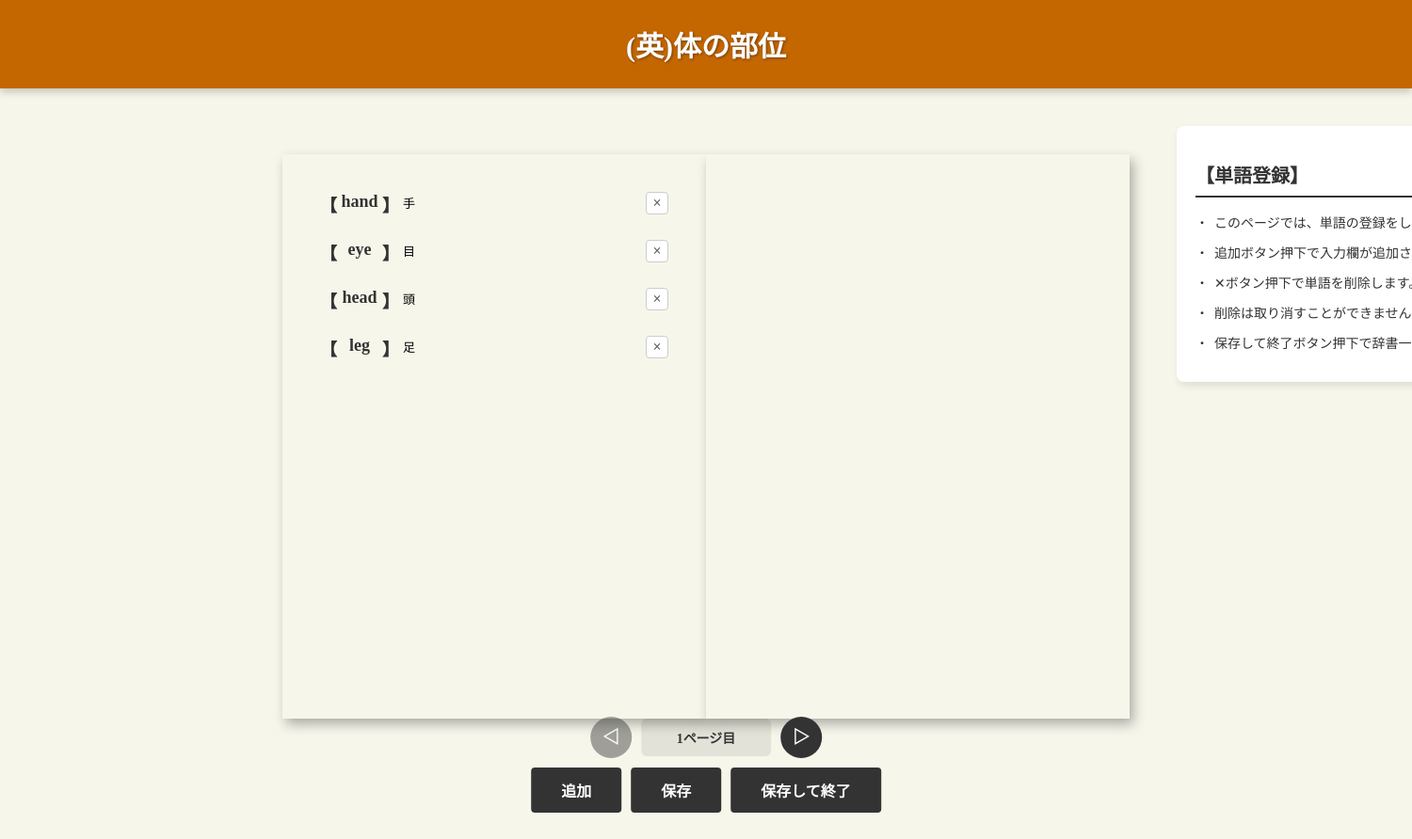
/add-words/4/0, run on the app's committed database.
### app/models.py (models this page shows, shortened)
class Dictionary(db.Model):
    __tablename__ = "dictionaries"
    id = db.Column(db.Integer, primary_key=True)
    title = db.Column(db.String(100))
    cover_color = db.Column(db.String(20))
    created_at = db.Column(db.DateTime, nullable=False, default=datetime.utcnow)
    updated_at = db.Column(db.DateTime, nullable=False, default=datetime.utcnow, onupdate=datetime.utcnow)
    is_favorite = db.Column(db.Boolean, nullable=False, default=False)

class Word(db.Model):
    __tablename__ = "words"
    id = db.Column(db.Integer, primary_key=True)
    word = db.Column(db.String(100))
    definition = db.Column(db.Text)
    line_count = db.Column(db.Integer)
    page_index = db.Column(db.Integer)
    dictionary_id = db.Column(db.Integer, db.ForeignKey("dictionaries.id", ondelete="CASCADE"), nullable=False)

### app/routes.py (the view)
@main.route('/add-words/<int:dictionary_id>/<int:page>')
def add_words(dictionary_id, page):
    dictionary = Dictionary.query.get(dictionary_id)
    if not dictionary:
        return redirect(url_for('main.index'))
    reflow_dictionary_words(dictionary_id)
    cover_color = dictionary.cover_color
    words = (Word.query
            .filter_by(dictionary_id=dictionary_id, page_index=page)
            .order_by(Word.id)
            .all())
    left_words = []
    right_words = []
    left_lines = 0
    right_lines = 0
    for word in words:
        lines = 1 + (word.line_count or 2)
        if left_lines + lines <= MAX_LINES_PER_PAGE:
            left_words.append(word)
            left_lines += lines
        elif right_lines + lines <= MAX_LINES_PER_PAGE:
            right_words.append(word)
            right_lines += lines
        else:
            right_words.append(word)
    return render_template('add_words.html',
                            dictionary=dictionary,
                            cover_color=cover_color,
                            page=page,
                            left_words=left_words,
                            right_words=right_words)

### app/routes.py (called while the page is built)
def reflow_dictionary_words(dictionary_id: int):
    words = Word.query.filter_by(dictionary_id=dictionary_id).order_by(Word.id).all()
    page_index = 0
    left_lines = 0
    right_lines = 0
    for word in words:
        lines = 1 + (word.line_count or 2)
        if left_lines + lines <= MAX_LINES_PER_PAGE:
            word.page_index = page_index
            left_lines += lines
        elif right_lines + lines <= MAX_LINES_PER_PAGE:
            word.page_index = page_index
            right_lines += lines
        else:
            page_index += 1
            left_lines = lines
            right_lines = 0
            word.page_index = page_index
    db.session.commit()

### app/templates/add_words.html (shortened to what this page needs)
<html lang="ja">
    <head>
        {% with title='単語登録' %}
            {% include 'head_css.html' %}
        {% endwith %}
    </head>
    <body>
        {% if dictionary %}
            <div class="dictionary-header"  style="background-color: {{ cover_color}};">
                <div class="dictionary-header-title">
                    {{ dictionary.title }}
                </div>
            </div>
            <div class="words-page-container">
                <div class="book-area">
                    <div class="page-left">
                        <div class="words-list" id="left-words-list">
                            {% for word in left_words %}
                                <div class="word-item" data-word-id="{{ word.id }}">
                                    <span class="bracket-open">【</span>
                                    <input type="text" class="word-input" value="{{ word.word }}" placeholder="単語" data-word-id="{{ word.id }}">
                                    <span class="bracket-close">】</span>
                                    <textarea class="definition-input" placeholder="意味" data-word-id="{{ word.id }}" rows="2">{{ word.definition }}</textarea>
                                    <button type="button" class="word-item-delete-btn" title="削除" aria-label="削除" data-word-id="{{ word.id }}">×</button>
                                </div>
                            {% endfor %}
                        </div>
                    </div>
                    <div class="page-right">
                    </div>
                </div>
                <div class="notice-section right">
                    <h2>【単語登録】</h2>
                    <ul>
                        <li>このページでは、単語の登録をします。</li>
                        <li>追加ボタン押下で入力欄が追加されます。</li>
                        <li>✕ボタン押下で単語を削除します。</li>
                        <li>削除は取り消すことができません。</li>
                        <li>保存して終了ボタン押下で辞書一覧へ遷移します。</li>
                    </ul>
                </div>
            </div>
            <div class="save-exit-container">
                <div class="action-row page-row">
                    <button type="button" id="prev-page-button" class="nav-button" title="前のページ" aria-label="前のページ" {% if page == 0 %}disabled{% endif %}>◁</button>
                    <div class="page-indicator">
                        {{ page + 1 }}ページ目
                    </div>
                    <button type="button" id="next-page-button" class="nav-button" title="次のページ" aria-label="次のページ">▷</button>
                </div>
                <div class="action-row main-row">
                    <button type="button" id="add-row-button">追加</button>
                    <button type="button" id="save-button">保存</button>
                    <button type="button" id="save-exit-button">保存して終了</button>
                </div>
            </div>
        {% else %}
            <p>辞書が見つかりませんでした。</p>
        {% endif %}
    </body>
</html>

### app/static/css/common.css (style rules this page uses)
body { background-color: #F7F6EB; margin: 0; padding: 0; overflow: hidden; }
body { font-family: 'Hiragino Mincho ProN', 'Hiragino Mincho Pro', 'ヒラギノ明朝 ProN', 'ヒラギノ明朝 Pro', 'Yu Mincho', '游明朝', 'MS 明朝', 'MS Mincho', serif; }
body { font-size: 14px; }
body { color: #333333; }
button { background-color: #333333; color: #ffffff; padding: 10px 20px; border-radius: 5px; border: none; cursor: pointer; font-family: 'Hiragino Mincho ProN', 'Hiragino Mincho Pro', 'ヒラギノ明朝 ProN', 'ヒラギノ明朝 Pro', 'Yu Mincho', '游明朝', 'MS 明朝', 'MS Mincho', serif; font-size: 14px; font-weight: bold; text-align: center; }

### data on the page
Dictionary: title "(英)体の部位"
Word: word "hand", id "手"
Word: word "eye", id "目"
Word: word "head", id "頭"
Word: word "leg", id "足"

### other printed values
{{ page + 1 }} "1"
